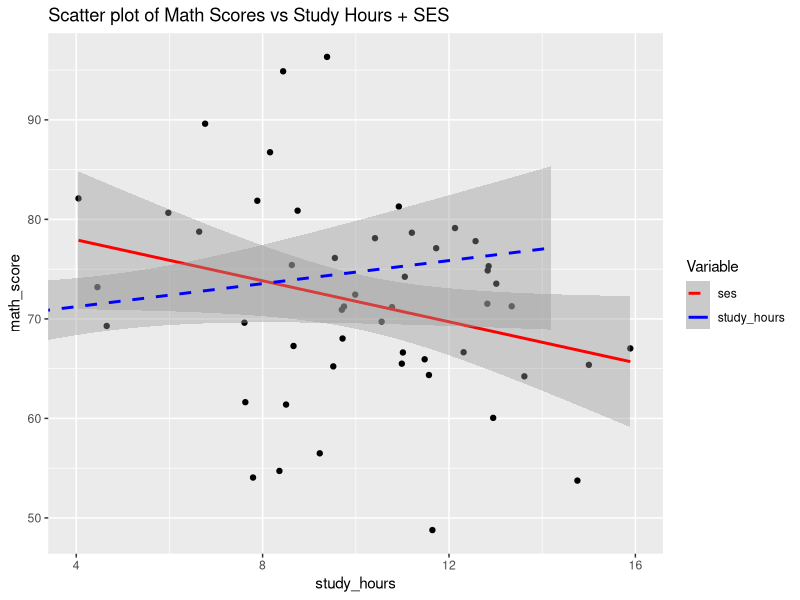

Here is the R script that generated this plot:
## ---- chunk 1

# Loading Packages
library(ggplot2) # ggplot2 is used to create the visualization in this tutorial
## ---- chunk 2

set.seed(4251)  # for reproducibility

# create the data set (this data is purposefully manipulated to yield significant results for the purpose of the tutorial)
data <- data.frame(student_id = 1:50,
                   math_score = rnorm(50, mean = 70, sd = 10),
                   study_hours = rnorm(50, mean = 10, sd = 3),
                   ses = rnorm(50, mean = 5, sd = 3))
## ---- chunk 3

str(data)
## ---- chunk 4

model <- lm(math_score ~ study_hours + ses, data = data)
## ---- chunk 5

summary(model)
## ---- chunk 6

ggplot(data, aes(x = study_hours, y = math_score)) +
  geom_point() +
  geom_smooth(aes(linetype = "study_hours"), method = "lm", color = "red") +
  geom_smooth(aes(x = ses, y = math_score, linetype = "ses"), method = "lm", color = "blue") +
  scale_linetype_manual(values = c("dashed", "solid")) +
  scale_color_manual(values = c("red", "blue")) +
  ggtitle("Scatter plot of Math Scores vs Study Hours + SES") +
  labs(linetype = "Variable", color = "Variable") +
  theme(legend.position = "right") +
  guides(linetype = guide_legend(override.aes = list(color = c("red", "blue")))) +
  coord_cartesian(xlim = c(4, 16))
